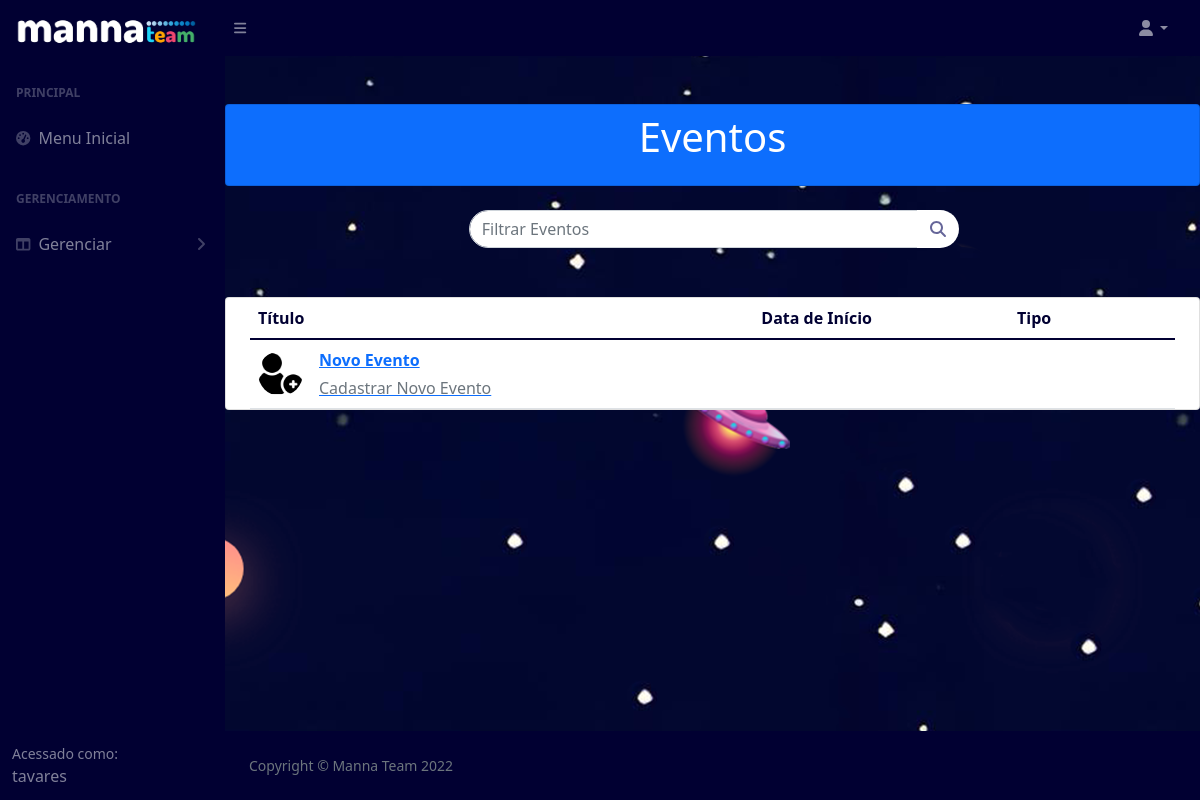
Page /eventos (signed in) on the earlier database version.
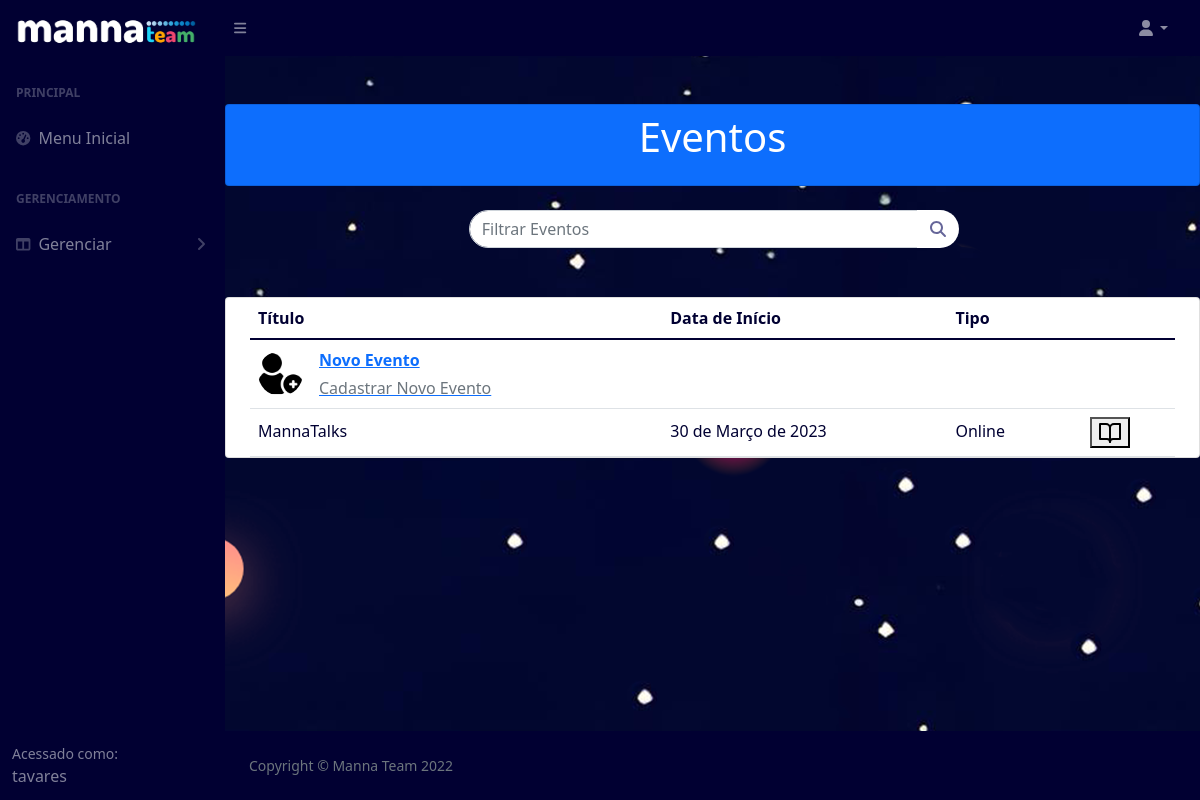
Same page on the later database version.
### pages/models.py (models this page shows, shortened)
class Event(models.Model):
    title = models.CharField('Título', max_length=200)
    eventType = models.CharField('Tipo de Evento', max_length=200)
    dateStart = models.DateField('Data de Início do Evento')
    dateEnd = models.DateField('Data de Finalização do Evento', blank=True, null=True)
    organization = models.ManyToManyField(Member, verbose_name="Organização")
    address = models.CharField('Endereço', max_length=200, blank=True, null=True)
    description = models.CharField('Descrição', max_length=2000)

### pages/views.py (the view)
# urls.py: path('eventos', EventList.as_view(), name="eventos"),
class EventList(LoginRequiredMixin, ListView):
	login_url = reverse_lazy('login')
	model = Event
	template_name = 'pages/event-list.html'

### pages/templates/pages/event-list.html (shortened to what this page needs)
{% extends 'pages/base.html' %}
{% load static %}
{% block content %}
<section class="pricing py-5">
<div class="container">
  <div class="row">
  <div class="card mb-4 bg-primary">
  <header class="bg-primary text-center py-2 mb-2">
    <div class="container">
      <h1 class="fw-light text-white">Eventos</h1>
    </div>
  </header>
  </div>
  <div id="content">
    <form class='form-inline' method="POST" action="{% url 'filtro-evento' %}">
      <div class="input-group">
        <input type='text' name='search' class="form-control search-form " placeholder="Filtrar Eventos">
        <span class="input-group-btn" style="width:39px">
          <button id="search-this" type="submit" class="pull-right btn btn-default search-btn">
              <i class="fa fa-search"></i>
          </button>
        </span>
      </div>
    </form>
  </div>
  <div class="card mb-4 bg-white">
  <div class="container">
    <div class="row">
      <table id ="table" class="table align-middle mb-0 bg-white">
        <thead class="bg-white">
          <tr>
            <th>Título</th>
            <th>Data de Início</th>
            <th>Tipo</th>
          </tr>
        </thead>
        <tbody>
          <tr>
            <td>
              <div class="d-flex align-items-center">
                <img
                    src="{% static 'img/plus.png' %}"
                    alt=""
                    style="width: 45px; height: 45px"
                    class="rounded-circle"
                    />
                <div class="ms-3">
                  <a href="{% url 'cadastro-evento' %}">
                  <p class="fw-bold mb-1">Novo Evento</p>
                  <p class="text-muted mb-0">Cadastrar Novo Evento</p></a>
                </div>
              </div>
            </td>
            <td>
            </td>
            <td>
            </td>
            <td></td>
            <td>
            </td>
          </tr>
          {% for event in object_list %}
          <tr>
            <td>
              <p class="fw-normal mb-1">{{event.title}}</p>
            </td>
            <td>
              <p class="fw-normal mb-1">{{event.dateStart}}</p>
            </td>
            <td>
              <p class="fw-normal mb-1">{{event.eventType}}</p>
            </td>
            <td>
            </td>
              <td>
                <form method="POST" action="{% url 'evento' %}">
                <button type="submit"><h6 data-feather="book-open"></h6></button>
                </form>
              </td>
          </tr>
        {% endfor %}
        </tbody>
      </table>
    </div>
  </div>
</div>
 </div>
</div>
</section>
        {% endblock %}

Differences in the rows shown:
added Event: title "MannaTalks", dateStart "30 de Março de 2023", eventType "Online"
